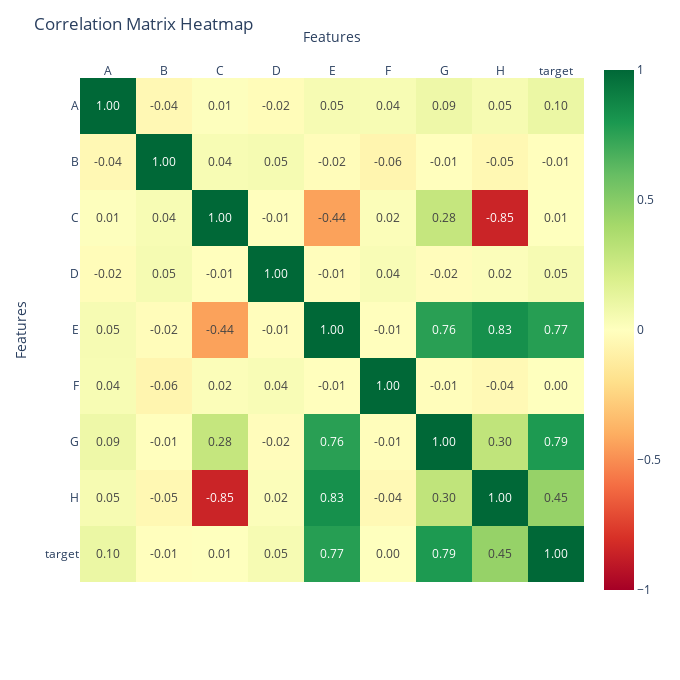

The notebook cell this image was saved under:
### Code cell
veda.viz_correlation_interactive(data=data, cutoff=.0)

### Figure 1 — Plotly figure (JSON) as saved in the notebook; plotly's stock layout.template omitted (floating-point values rounded to 4 significant figures)
{"data": [{"coloraxis": "coloraxis", "colorbar": {"title": {"text": "Correlation"}}, "hovertemplate": "x: %{x}<br>y: %{y}<br>color: %{z}<extra></extra>", "name": "0", "showscale": true, "texttemplate": "%{z:.2f}", "type": "heatmap", "x": ["A", "B", "C", "D", "E", "F", "G", "H", "target"], "xaxis": "x", "y": ["A", "B", "C", "D", "E", "F", "G", "H", "target"], "yaxis": "y", "z": [[1, -0.04355, 0.008677, -0.02128, 0.04634, 0.04039, 0.08836, 0.04857, 0.1027], [-0.04355, 1, 0.04182, 0.05156, -0.02113, -0.06197, -0.005983, -0.04625, -0.007918], [0.008677, 0.04182, 1, -0.006997, -0.4377, 0.02268, 0.2782, -0.8501, 0.005235], [-0.02128, 0.05156, -0.006997, 1, -0.01106, 0.03647, -0.01693, 0.02069, 0.04677], [0.04634, -0.02113, -0.4377, -0.01106, 1, -0.007325, 0.7607, 0.834, 0.7684], [0.04039, -0.06197, 0.02268, 0.03647, -0.007325, 1, -0.01376, -0.0381, 0.003542], [0.08836, -0.005983, 0.2782, -0.01693, 0.7607, -0.01376, 1, 0.2996, 0.7917], [0.04857, -0.04625, -0.8501, 0.02069, 0.834, -0.0381, 0.2996, 1, 0.4497], [0.1027, -0.007918, 0.005235, 0.04677, 0.7684, 0.003542, 0.7917, 0.4497, 1]]}], "layout": {"coloraxis": {"cmax": 1, "cmin": -1, "colorscale": [[0, "rgb(165,0,38)"], [0.1, "rgb(215,48,39)"], [0.2, "rgb(244,109,67)"], [0.3, "rgb(253,174,97)"], [0.4, "rgb(254,224,139)"], [0.5, "rgb(255,255,191)"], [0.6, "rgb(217,239,139)"], [0.7, "rgb(166,217,106)"], [0.8, "rgb(102,189,99)"], [0.9, "rgb(26,152,80)"], [1, "rgb(0,104,55)"]]}, "height": 680, "margin": {"t": 60}, "title": {"text": "Correlation Matrix Heatmap"}, "width": 680, "xaxis": {"anchor": "y", "constrain": "domain", "domain": [0, 1], "scaleanchor": "y", "side": "top", "title": {"text": "Features"}}, "yaxis": {"anchor": "x", "autorange": "reversed", "constrain": "domain", "domain": [0, 1], "title": {"text": "Features"}}}}
